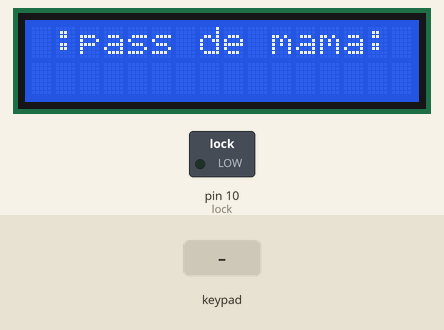
The sketch below on a simulated Arduino Uno, built with avr-gcc and run on an emulated ATmega328P. On the bench: 16×2 character LCD, switched loads named in the sketch (green lamp = pin HIGH). The test bench sets the inputs (shaded band).

Above: at 1.2 s.
1.3 s: keypad keys 2 5 8 0 pressed 0.4 s apart
At 3.2 s:
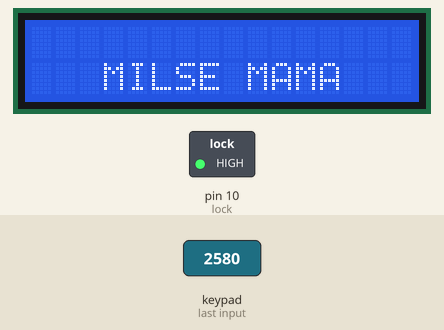
7.4 s: keypad keys 9 8 7 6 pressed 0.4 s apart
At 11.4 s:
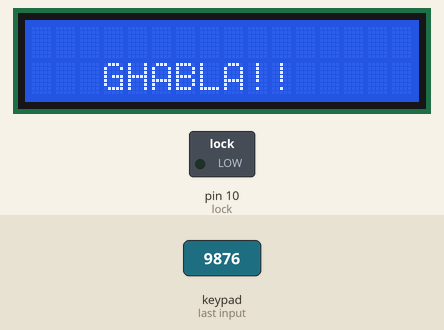
12.0 s: key '1' pressed
At 14.8 s:
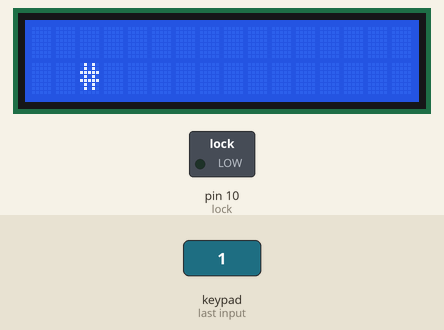
Timing chart, 0 to 16.3 s (numbered marks = the images above; inputs shaded):
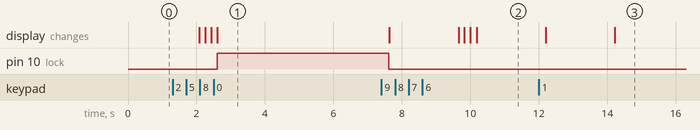

The sketch:

Smart_Door_lock.ino
```cpp
#include <LiquidCrystal_I2C.h>
#include <Keypad.h>
LiquidCrystal_I2C lcd(0x27, 16, 2);//SDA->A4,SCL-->A5
//------------------------LCD-------------------------------------
const byte ROWS = 4; // Four rows
const byte COLS = 4; // Four columns

// Define the keymap for the keypad
char keys[ROWS][COLS] = {
  {'1','2','3','A'},
  {'4','5','6','B'},
  {'7','8','9','C'},
  {'*','0','#','D'}
};

// Connect keypad ROW0, ROW1, ROW2 and ROW3 to these Arduino pins
byte rowPins[ROWS] = {9, 8, 7, 6};

// Connect keypad COL0, COL1, COL2 and COL3 to these Arduino pins
byte colPins[COLS] = {5, 4, 3, 2};

// Create the Keypad object
Keypad keypad = Keypad(makeKeymap(keys), rowPins, colPins, ROWS, COLS);
//------------------------keypad-------------------------------------
String inputPassword="";
String systemPassword="2580";

int Password_length=4;

int lock=10;
void setup() {
  lcd.init();         // Initialize the LCD
  lcd.backlight();    // Turn on the backlight
  lcd.setCursor(0,0);
  Serial.print(9600);
  pinMode(lock,OUTPUT);
}
void loop() {

   lcd.clear();
   lcd.setCursor(1,0);
   lcd.print(":pass de mama:");
   delay(2000);
   int i=2;
   while(1){
   char key=keypad.getKey();
    if(key){
    if (inputPassword.length()<Password_length){
      inputPassword=inputPassword+key;
      lcd.clear();
      lcd.setCursor(i,1);
      lcd.print("#");
      i++;
    if (inputPassword.length()==Password_length){
      if(inputPassword==systemPassword){
      lcd.clear();
      lcd.setCursor(3,1);
      lcd.print("MILSE MAMA");
      digitalWrite(lock,HIGH);
      delay(5000);
      inputPassword="";//Reset password
      break;

      }
      else{
      lcd.clear();
      lcd.setCursor(3,1);
      lcd.print("GHABLA!!");
      inputPassword="";//Reset password
      delay(2000);
      break;


      }
       }

    }
  }

    }
  digitalWrite(lock,LOW);

}
```

Measured:
- after the input at 1.3 s, pin 10 (lock): LOW → HIGH after 1.3 s; the display: first changes after 0.79 s (image 1 shows a later state)
- after the input at 7.4 s, the display: first differs from a run without the input after 2.3 s (image 2 shows a later state)
- after the input at 12.0 s, the display: first differs from a run without the input after 2.2 s (image 3)
